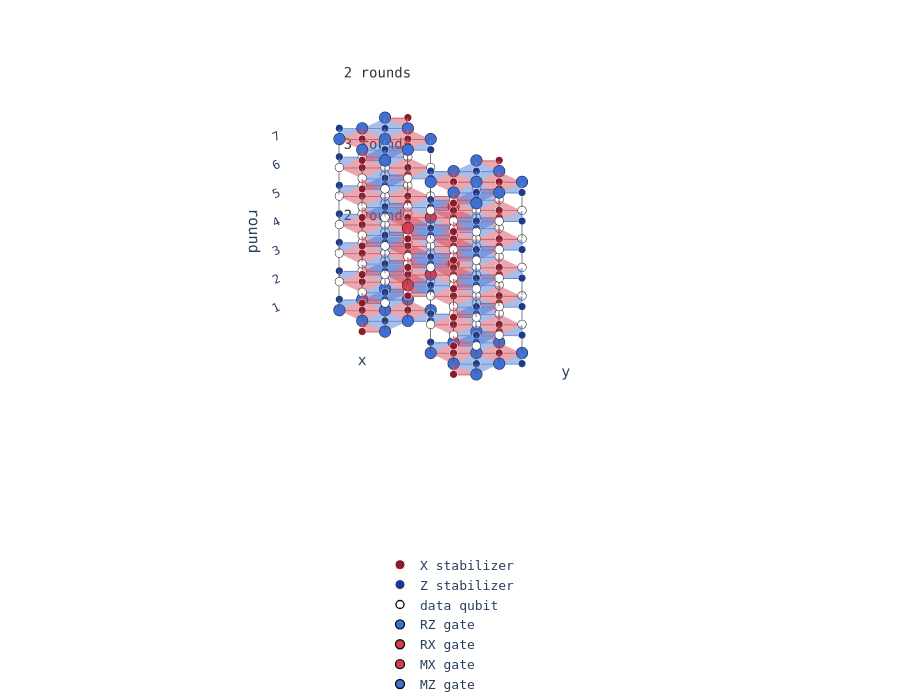

Notebook source saved alongside this figure:
### Code cell
ls_fig = plot_lattice_surgery_timeline(
    x_distance=3, z_distance=3, bridge_length=1,
    pre_rounds=2, merge_rounds=3, post_rounds=2,
    horizontal=True, meas_basis="Z", show=False,
)
# save_figure(ls_fig, "lattice_surgery_timeline")
ls_fig
